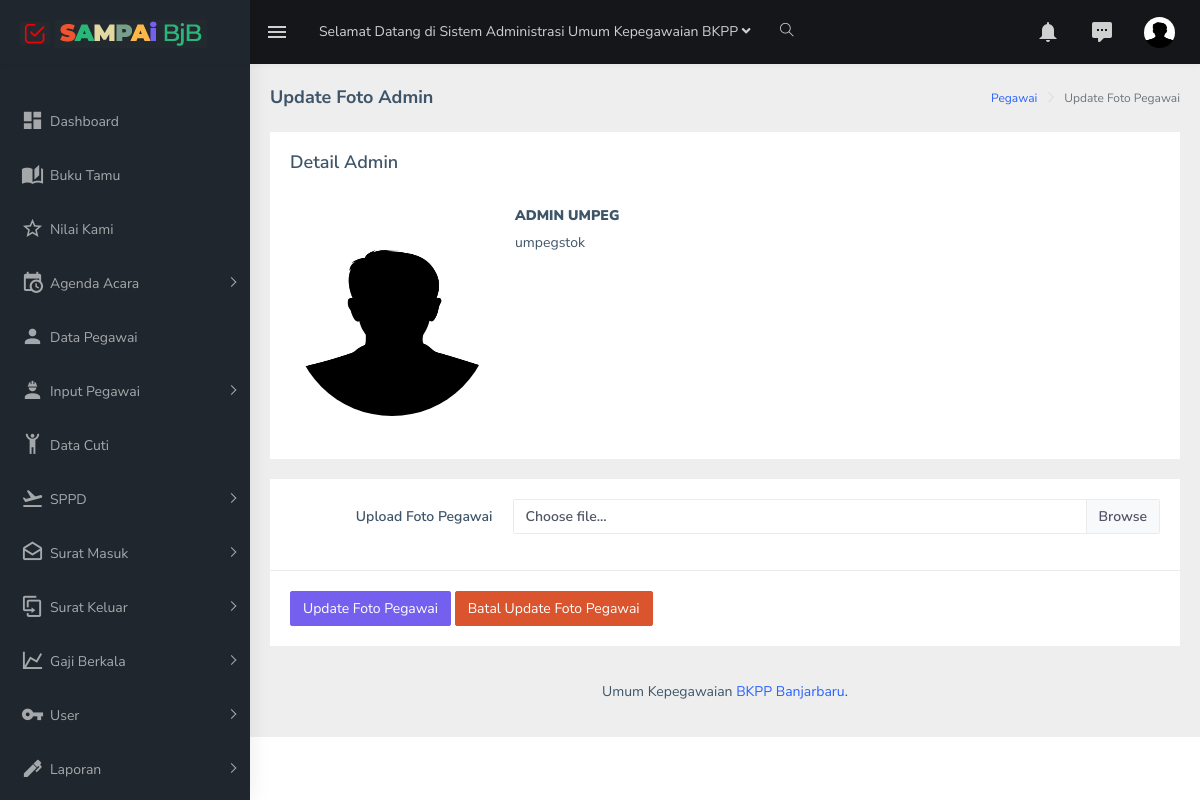
/update-foto-admin.php?KODE=39 (signed in), run on the app's committed database.
### tables this page shows
CREATE TABLE `users` (
  `id` int(10) NOT NULL auto_increment,
  `nama` varchar(30) NOT NULL,
  `pswd` varchar(1000) NOT NULL,
  `email` varchar(40) NOT NULL,
  `pertanyaan` varchar(1000) NOT NULL,
  `jawaban` varchar(1000) NOT NULL,
  `key_forgot` varchar(1000) NOT NULL,
  `lokasi_ad` varchar(200) NOT NULL,
  `kategori` varchar(20) NOT NULL,
  `id_skpd` varchar(15) NOT NULL,
  `tgl` varchar(30) NOT NULL,
  PRIMARY KEY  (`id`),
  UNIQUE KEY `email` (`email`)
);

### assets/include/session.php (called while the page is built, shortened)
<?php
include "koneksi.php";
if (isset($_SESSION['session_login_by_id']))
{
	$user_id = $_SESSION['session_login_by_id'];
	$sql_0 			= "select * from users where id='$user_id'";
	$sql 			= mysqli_query($conn, $sql_0);
	$data 			= mysqli_fetch_array($sql);
	$lokasi_pict 	= $data['lokasi_ad'];
}
else
{
	header("location:login.php");
	exit();
}
?>

### update-foto-admin.php (the view, shortened to what this page needs)
<?PHP
include "assets/include/session.php";
include "assets/include/koneksi.php";
?>
<!DOCTYPE html>
<html dir="ltr" lang="en">
<head>
    <link href="assets/libs/flot/css/float-chart.css" rel="stylesheet">
    <link href="dist/css/style.min.css" rel="stylesheet">
</head>
<body>
    <div id="main-wrapper">
       <?php include "pages/header.php";?>
       <?php include "pages/sidebar.php";?>
        <div class="page-wrapper">
             <div class="page-breadcrumb">
                <div class="row">
                    <div class="col-12 d-flex no-block align-items-center">
                        <h4 class="page-title">Update Foto Admin </h4>
                        <div class="ml-auto text-right">
                            <nav aria-label="breadcrumb">
                                <ol class="breadcrumb">
                                    <li class="breadcrumb-item"><a href="#">Pegawai</a></li>
                                    <li class="breadcrumb-item active" aria-current="page">Update Foto Pegawai</li>
                                </ol>
                            </nav>
                        </div>
                    </div>
                </div>
            </div>
            <div class="container-fluid">
                <div class="row">
				 <div class="col-md-12">
                        <div class="card">
                            <div class="card-body">
                                <h4 class="card-title m-b-0">Detail Admin </h4>
                            </div>
                            <div class="comment-widgets scrollable">
				<?
							$KODE			= $_GET['KODE'];
							$sql_utama		= "select * from users where id='$KODE'";
							$sql_2 			= mysqli_query($conn, $sql_utama);
							$data_p 		= mysqli_fetch_array($sql_2);
								$nama		 	= $data_p['nama'];
								$email		 	= $data_p['email'];
								$lokasi			= $data_p['lokasi_ad'];
				?>
                   <div class="d-flex flex-row comment-row m-t-0">
                                    <div class="p-2"><img  src="assets/include/<? echo $lokasi; ?>" alt="<?PHP echo $nama; ?>" height="200" width="200" class="rounded-circle" > </div>
                                    <div class="comment-text w-100">
                                        <h6 class="font-medium"><strong><?php echo $nama ?>  </strong></h6>
                                        <span class="m-b-15 d-block"><?php echo $email ?> </span>
                                    </div>
                                </div>
								</div>
								</div>
								</div>
                </div>
				 <div class="row">
                   <div class="col-md-12">
                        <div class="card">
                            <form class="form-horizontal" action='assets/include/update-foto-admin.php' method='post' enctype='multipart/form-data'>
                                <div class="card-body">
									 <div class="form-group row">
                                        <label for="cono1" class="col-sm-3 text-right control-label col-form-label">Upload Foto Pegawai</label>
                                        <div class="col-sm-9">
                                            <div class="custom-file">
                                            <label class="custom-file-label" for="validatedCustomFile">Choose file...</label>
                                        </div>
                                        </div>
                                    </div>
                                </div>
                                <div class="border-top">
                                    <div class="card-body">
                                        <button type="submit" class="btn btn-primary">Update Foto Pegawai</button> <button type="reset" class="btn btn-danger">Batal Update Foto Pegawai</button>
                                    </div>
                                </div>
                            </form>
                        </div>
                </div>
            </div>
            <?php include "pages/footer.php"; ?>
        </div>
    </div>
</body>
</html>

### pages/header.php (shortened to what this page needs)
<header class="topbar" data-navbarbg="skin5">
           <nav class="navbar top-navbar navbar-expand-md navbar-dark">
               <div class="navbar-header" data-logobg="skin5">
                   <a class="navbar-brand" href="html/ltr/index.html">
                       <b class="logo-icon p-l-10">
                           <img src="assets/images/logo-icon.png" alt="homepage" class="light-logo" />                        </b>
                       <span class="logo-text">
                            <img src="assets/images/logo-text.png" alt="homepage" class="light-logo" />                        </span>
                   </a>
                   </div>
               <div class="navbar-collapse collapse" id="navbarSupportedContent" data-navbarbg="skin5">
                   <ul class="navbar-nav float-left mr-auto">
                       <li class="nav-item d-none d-md-block"><a class="nav-link sidebartoggler waves-effect waves-light" href="javascript:void(0)" data-sidebartype="mini-sidebar"><i class="mdi mdi-menu font-24"></i></a></li>
                       <li class="nav-item dropdown">
                           <a class="nav-link dropdown-toggle" href="#" id="navbarDropdown" role="button" data-toggle="dropdown" aria-haspopup="true" aria-expanded="false">
                           <?php include "title-2.php";?>
                       </li>
                       <li class="nav-item search-box"> <a class="nav-link waves-effect waves-dark" href="javascript:void(0)"><i class="ti-search"></i></a>
                       </li>
                   </ul>
                   <ul class="navbar-nav float-right">
                       <li class="nav-item dropdown">
                           <a class="nav-link dropdown-toggle waves-effect waves-dark" href="" data-toggle="dropdown" aria-haspopup="true" aria-expanded="false"> <i class="mdi mdi-bell font-24"></i>                            </a>
                       </li>
                       <li class="nav-item dropdown">
                           <a class="nav-link dropdown-toggle waves-effect waves-dark" href="" id="2" data-toggle="dropdown" aria-haspopup="true" aria-expanded="false"> <i class="font-24 mdi mdi-comment-processing"></i>                            </a>
                       </li>
                       <li class="nav-item dropdown">
                           <a class="nav-link dropdown-toggle text-muted waves-effect waves-dark pro-pic" href="" data-toggle="dropdown" aria-haspopup="true" aria-expanded="false"><img src="assets/include/<?php echo $lokasi_pict; ?>" alt="user" class="rounded-circle" width="31" height="31"></a>
                       </li>
                   </ul>
               </div>
           </nav>
       </header>

### data on the page
users: lokasi_ad (picture)
users: lokasi_ad (picture), nama "ADMIN UMPEG", email "umpegstok"
